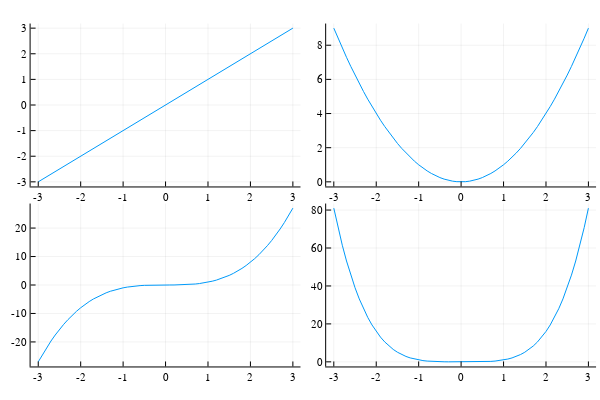

Here is the notebook cell this chart was saved with:
### Code cell
p1 = plot(x,x)
p2 = plot(x, x.^2)
p3 = plot(x, x.^3)
p4 = plot(x, x.^4)
plot(p1,p2,p3,p4, layout=(2,2), legend=false)

### Figure 1 — Plotly figure (JSON) as saved in the notebook; plotly's stock layout.template omitted (floating-point values rounded to 4 significant figures)
{"data": [{"colorbar": {"title": ""}, "legendgroup": "y1", "line": {"color": "rgba(0, 154, 250, 1.000)", "dash": "solid", "shape": "linear", "width": 1}, "mode": "lines", "name": "y1", "showlegend": true, "type": "scatter", "x": [-3, -2.9, -2.8, -2.7, -2.6, -2.5, -2.4, -2.3, -2.2, -2.1, -2, -1.9, -1.8, -1.7, -1.6, -1.5, -1.4, -1.3, -1.2, -1.1, -1, -0.9, -0.8, -0.7, -0.6, -0.5, -0.4, -0.3, -0.2, -0.1, 0, 0.1, 0.2, 0.3, 0.4, 0.5, 0.6, 0.7, 0.8, 0.9, 1, 1.1, 1.2, 1.3, 1.4, 1.5, 1.6, 1.7, 1.8, 1.9, 2, 2.1, 2.2, 2.3, 2.4, 2.5, 2.6, 2.7, 2.8, 2.9, 3], "xaxis": "x1", "y": [-3, -2.9, -2.8, -2.7, -2.6, -2.5, -2.4, -2.3, -2.2, -2.1, -2, -1.9, -1.8, -1.7, -1.6, -1.5, -1.4, -1.3, -1.2, -1.1, -1, -0.9, -0.8, -0.7, -0.6, -0.5, -0.4, -0.3, -0.2, -0.1, 0, 0.1, 0.2, 0.3, 0.4, 0.5, 0.6, 0.7, 0.8, 0.9, 1, 1.1, 1.2, 1.3, 1.4, 1.5, 1.6, 1.7, 1.8, 1.9, 2, 2.1, 2.2, 2.3, 2.4, 2.5, 2.6, 2.7, 2.8, 2.9, 3], "yaxis": "y1", "zmax": null, "zmin": null}, {"colorbar": {"title": ""}, "legendgroup": "y1", "line": {"color": "rgba(0, 154, 250, 1.000)", "dash": "solid", "shape": "linear", "width": 1}, "mode": "lines", "name": "y1", "showlegend": true, "type": "scatter", "x": [-3, -2.9, -2.8, -2.7, -2.6, -2.5, -2.4, -2.3, -2.2, -2.1, -2, -1.9, -1.8, -1.7, -1.6, -1.5, -1.4, -1.3, -1.2, -1.1, -1, -0.9, -0.8, -0.7, -0.6, -0.5, -0.4, -0.3, -0.2, -0.1, 0, 0.1, 0.2, 0.3, 0.4, 0.5, 0.6, 0.7, 0.8, 0.9, 1, 1.1, 1.2, 1.3, 1.4, 1.5, 1.6, 1.7, 1.8, 1.9, 2, 2.1, 2.2, 2.3, 2.4, 2.5, 2.6, 2.7, 2.8, 2.9, 3], "xaxis": "x2", "y": [9, 8.41, 7.84, 7.29, 6.76, 6.25, 5.76, 5.29, 4.84, 4.41, 4, 3.61, 3.24, 2.89, 2.56, 2.25, 1.96, 1.69, 1.44, 1.21, 1, 0.81, 0.64, 0.49, 0.36, 0.25, 0.16, 0.09, 0.04, 0.01, 0, 0.01, 0.04, 0.09, 0.16, 0.25, 0.36, 0.49, 0.64, 0.81, 1, 1.21, 1.44, 1.69, 1.96, 2.25, 2.56, 2.89, 3.24, 3.61, 4, 4.41, 4.84, 5.29, 5.76, 6.25, 6.76, 7.29, 7.84, 8.41, 9], "yaxis": "y2", "zmax": null, "zmin": null}, {"colorbar": {"title": ""}, "legendgroup": "y1", "line": {"color": "rgba(0, 154, 250, 1.000)", "dash": "solid", "shape": "linear", "width": 1}, "mode": "lines", "name": "y1", "showlegend": true, "type": "scatter", "x": [-3, -2.9, -2.8, -2.7, -2.6, -2.5, -2.4, -2.3, -2.2, -2.1, -2, -1.9, -1.8, -1.7, -1.6, -1.5, -1.4, -1.3, -1.2, -1.1, -1, -0.9, -0.8, -0.7, -0.6, -0.5, -0.4, -0.3, -0.2, -0.1, 0, 0.1, 0.2, 0.3, 0.4, 0.5, 0.6, 0.7, 0.8, 0.9, 1, 1.1, 1.2, 1.3, 1.4, 1.5, 1.6, 1.7, 1.8, 1.9, 2, 2.1, 2.2, 2.3, 2.4, 2.5, 2.6, 2.7, 2.8, 2.9, 3], "xaxis": "x3", "y": [-27, -24.39, -21.95, -19.68, -17.58, -15.62, -13.82, -12.17, -10.65, -9.261, -8, -6.859, -5.832, -4.913, -4.096, -3.375, -2.744, -2.197, -1.728, -1.331, -1, -0.729, -0.512, -0.343, -0.216, -0.125, -0.064, -0.027, -0.008, -0.001, 0, 0.001, 0.008, 0.027, 0.064, 0.125, 0.216, 0.343, 0.512, 0.729, 1, 1.331, 1.728, 2.197, 2.744, 3.375, 4.096, 4.913, 5.832, 6.859, 8, 9.261, 10.65, 12.17, 13.82, 15.62, 17.58, 19.68, 21.95, 24.39, 27], "yaxis": "y3", "zmax": null, "zmin": null}, {"colorbar": {"title": ""}, "legendgroup": "y1", "line": {"color": "rgba(0, 154, 250, 1.000)", "dash": "solid", "shape": "linear", "width": 1}, "mode": "lines", "name": "y1", "showlegend": true, "type": "scatter", "x": [-3, -2.9, -2.8, -2.7, -2.6, -2.5, -2.4, -2.3, -2.2, -2.1, -2, -1.9, -1.8, -1.7, -1.6, -1.5, -1.4, -1.3, -1.2, -1.1, -1, -0.9, -0.8, -0.7, -0.6, -0.5, -0.4, -0.3, -0.2, -0.1, 0, 0.1, 0.2, 0.3, 0.4, 0.5, 0.6, 0.7, 0.8, 0.9, 1, 1.1, 1.2, 1.3, 1.4, 1.5, 1.6, 1.7, 1.8, 1.9, 2, 2.1, 2.2, 2.3, 2.4, 2.5, 2.6, 2.7, 2.8, 2.9, 3], "xaxis": "x4", "y": [81, 70.73, 61.47, 53.14, 45.7, 39.06, 33.18, 27.98, 23.43, 19.45, 16, 13.03, 10.5, 8.352, 6.554, 5.062, 3.842, 2.856, 2.074, 1.464, 1, 0.6561, 0.4096, 0.2401, 0.1296, 0.0625, 0.0256, 0.0081, 0.0016, 0.0001, 0, 0.0001, 0.0016, 0.0081, 0.0256, 0.0625, 0.1296, 0.2401, 0.4096, 0.6561, 1, 1.464, 2.074, 2.856, 3.842, 5.062, 6.554, 8.352, 10.5, 13.03, 16, 19.45, 23.43, 27.98, 33.18, 39.06, 45.7, 53.14, 61.47, 70.73, 81], "yaxis": "y4", "zmax": null, "zmin": null}], "layout": {"annotations": [], "height": 400, "margin": {"b": 20, "l": 0, "r": 0, "t": 20}, "paper_bgcolor": "rgba(255, 255, 255, 1.000)", "plot_bgcolor": "rgba(255, 255, 255, 1.000)", "showlegend": false, "width": 600, "xaxis1": {"anchor": "y1", "domain": [0.05101, 0.5008], "gridcolor": "rgba(0, 0, 0, 0.100)", "gridwidth": 0.5, "linecolor": "rgba(0, 0, 0, 1.000)", "mirror": false, "range": [-3.18, 3.18], "showgrid": true, "showline": true, "showticklabels": true, "tickangle": 0, "tickcolor": "rgb(0, 0, 0)", "tickfont": {"color": "rgba(0, 0, 0, 1.000)", "family": "sans-serif", "size": 11}, "tickmode": "array", "ticks": "inside", "ticktext": ["-3", "-2", "-1", "0", "1", "2", "3"], "tickvals": [-3, -2, -1, 0, 1, 2, 3], "title": "", "titlefont": {"color": "rgba(0, 0, 0, 1.000)", "family": "sans-serif", "size": 15}, "type": "-", "visible": true, "zeroline": false, "zerolinecolor": "rgba(0, 0, 0, 1.000)"}, "xaxis2": {"anchor": "y2", "domain": [0.5436, 0.9934], "gridcolor": "rgba(0, 0, 0, 0.100)", "gridwidth": 0.5, "linecolor": "rgba(0, 0, 0, 1.000)", "mirror": false, "range": [-3.18, 3.18], "showgrid": true, "showline": true, "showticklabels": true, "tickangle": 0, "tickcolor": "rgb(0, 0, 0)", "tickfont": {"color": "rgba(0, 0, 0, 1.000)", "family": "sans-serif", "size": 11}, "tickmode": "array", "ticks": "inside", "ticktext": ["-3", "-2", "-1", "0", "1", "2", "3"], "tickvals": [-3, -2, -1, 0, 1, 2, 3], "title": "", "titlefont": {"color": "rgba(0, 0, 0, 1.000)", "family": "sans-serif", "size": 15}, "type": "-", "visible": true, "zeroline": false, "zerolinecolor": "rgba(0, 0, 0, 1.000)"}, "xaxis3": {"anchor": "y3", "domain": [0.05101, 0.5008], "gridcolor": "rgba(0, 0, 0, 0.100)", "gridwidth": 0.5, "linecolor": "rgba(0, 0, 0, 1.000)", "mirror": false, "range": [-3.18, 3.18], "showgrid": true, "showline": true, "showticklabels": true, "tickangle": 0, "tickcolor": "rgb(0, 0, 0)", "tickfont": {"color": "rgba(0, 0, 0, 1.000)", "family": "sans-serif", "size": 11}, "tickmode": "array", "ticks": "inside", "ticktext": ["-3", "-2", "-1", "0", "1", "2", "3"], "tickvals": [-3, -2, -1, 0, 1, 2, 3], "title": "", "titlefont": {"color": "rgba(0, 0, 0, 1.000)", "family": "sans-serif", "size": 15}, "type": "-", "visible": true, "zeroline": false, "zerolinecolor": "rgba(0, 0, 0, 1.000)"}, "xaxis4": {"anchor": "y4", "domain": [0.5436, 0.9934], "gridcolor": "rgba(0, 0, 0, 0.100)", "gridwidth": 0.5, "linecolor": "rgba(0, 0, 0, 1.000)", "mirror": false, "range": [-3.18, 3.18], "showgrid": true, "showline": true, "showticklabels": true, "tickangle": 0, "tickcolor": "rgb(0, 0, 0)", "tickfont": {"color": "rgba(0, 0, 0, 1.000)", "family": "sans-serif", "size": 11}, "tickmode": "array", "ticks": "inside", "ticktext": ["-3", "-2", "-1", "0", "1", "2", "3"], "tickvals": [-3, -2, -1, 0, 1, 2, 3], "title": "", "titlefont": {"color": "rgba(0, 0, 0, 1.000)", "family": "sans-serif", "size": 15}, "type": "-", "visible": true, "zeroline": false, "zerolinecolor": "rgba(0, 0, 0, 1.000)"}, "yaxis1": {"anchor": "x1", "domain": [0.5376, 0.9902], "gridcolor": "rgba(0, 0, 0, 0.100)", "gridwidth": 0.5, "linecolor": "rgba(0, 0, 0, 1.000)", "mirror": false, "range": [-3.18, 3.18], "showgrid": true, "showline": true, "showticklabels": true, "tickangle": 0, "tickcolor": "rgb(0, 0, 0)", "tickfont": {"color": "rgba(0, 0, 0, 1.000)", "family": "sans-serif", "size": 11}, "tickmode": "array", "ticks": "inside", "ticktext": ["-3", "-2", "-1", "0", "1", "2", "3"], "tickvals": [-3, -2, -1, 0, 1, 2, 3], "title": "", "titlefont": {"color": "rgba(0, 0, 0, 1.000)", "family": "sans-serif", "size": 15}, "type": "-", "visible": true, "zeroline": false, "zerolinecolor": "rgba(0, 0, 0, 1.000)"}, "yaxis2": {"anchor": "x2", "domain": [0.5376, 0.9902], "gridcolor": "rgba(0, 0, 0, 0.100)", "gridwidth": 0.5, "linecolor": "rgba(0, 0, 0, 1.000)", "mirror": false, "range": [-0.27, 9.27], "showgrid": true, "showline": true, "showticklabels": true, "tickangle": 0, "tickcolor": "rgb(0, 0, 0)", "tickfont": {"color": "rgba(0, 0, 0, 1.000)", "family": "sans-serif", "size": 11}, "tickmode": "array", "ticks": "inside", "ticktext": ["0", "2", "4", "6", "8"], "tickvals": [0, 2, 4, 6, 8], "title": "", "titlefont": {"color": "rgba(0, 0, 0, 1.000)", "family": "sans-serif", "size": 15}, "type": "-", "visible": true, "zeroline": false, "zerolinecolor": "rgba(0, 0, 0, 1.000)"}, "yaxis3": {"anchor": "x3", "domain": [0.03762, 0.4902], "gridcolor": "rgba(0, 0, 0, 0.100)", "gridwidth": 0.5, "linecolor": "rgba(0, 0, 0, 1.000)", "mirror": false, "range": [-28.62, 28.62], "showgrid": true, "showline": true, "showticklabels": true, "tickangle": 0, "tickcolor": "rgb(0, 0, 0)", "tickfont": {"color": "rgba(0, 0, 0, 1.000)", "family": "sans-serif", "size": 11}, "tickmode": "array", "ticks": "inside", "ticktext": ["-20", "-10", "0", "10", "20"], "tickvals": [-20, -10, 0, 10, 20], "title": "", "titlefont": {"color": "rgba(0, 0, 0, 1.000)", "family": "sans-serif", "size": 15}, "type": "-", "visible": true, "zeroline": false, "zerolinecolor": "rgba(0, 0, 0, 1.000)"}, "yaxis4": {"anchor": "x4", "domain": [0.03762, 0.4902], "gridcolor": "rgba(0, 0, 0, 0.100)", "gridwidth": 0.5, "linecolor": "rgba(0, 0, 0, 1.000)", "mirror": false, "range": [-2.43, 83.43], "showgrid": true, "showline": true, "showticklabels": true, "tickangle": 0, "tickcolor": "rgb(0, 0, 0)", "tickfont": {"color": "rgba(0, 0, 0, 1.000)", "family": "sans-serif", "size": 11}, "tickmode": "array", "ticks": "inside", "ticktext": ["0", "20", "40", "60", "80"], "tickvals": [0, 20, 40, 60, 80], "title": "", "titlefont": {"color": "rgba(0, 0, 0, 1.000)", "family": "sans-serif", "size": 15}, "type": "-", "visible": true, "zeroline": false, "zerolinecolor": "rgba(0, 0, 0, 1.000)"}}}
